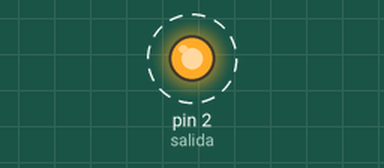
Bench run of a sketch on a simulated Arduino Uno, built with avr-gcc and run on an emulated ATmega328P. Parts: output pins drawn as LEDs (lit = HIGH). Dashed ring = blinking.

Above: at 0.5 s.
Timing chart, 0 to 4.6 s (numbered marks = the images above):
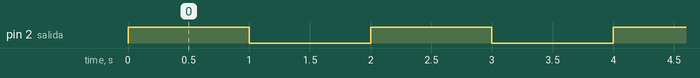

The sketch:

encender_led_con_modulo_ESP8266.ino
```cpp
int salida = 2;

void setup() {
pinMode(salida, OUTPUT);
}

void loop() {

digitalWrite(salida, HIGH);
delay(1000);
digitalWrite(salida, LOW);
delay(1000);
}
```

Ultrasonic.cpp
```cpp
#include "Arduino.h"
#include "Ultrasonic.h"

Ultrasonic::Ultrasonic(int TP, int EP)
{
   pinMode(TP,OUTPUT);
   pinMode(EP,INPUT);
   Trig_pin=TP;
   Echo_pin=EP;
}

long Ultrasonic::Timing()
{
  digitalWrite(Trig_pin, LOW);
  delayMicroseconds(2);
  digitalWrite(Trig_pin, HIGH);
  delayMicroseconds(10);
  digitalWrite(Trig_pin, LOW);
  duration = pulseIn(Echo_pin,HIGH);
  return duration;
}

long Ultrasonic::Ranging(int sys)
{
  Timing();
  distacne_cm = duration /29 / 2 ;
  distance_inc = duration / 74 / 2;
  if (sys)
  return distacne_cm;
  else
  return distance_inc;
}
```

Ultrasonic.h
```cpp
#ifndef Ultrasonic_h
#define Ultrasonic_h

#include "Arduino.h"

#define CM 1
#define INC 0

class Ultrasonic
{
  public:
    Ultrasonic(int TP, int EP);
    long Timing();
    long Ranging(int sys);

    private:
    int Trig_pin;
    int Echo_pin;
    long  duration,distacne_cm,distance_inc;

};

#endif
```

Measured:
- by itself, pin 2 (salida): alternates HIGH for 1.0 s and LOW for 1.0 s
